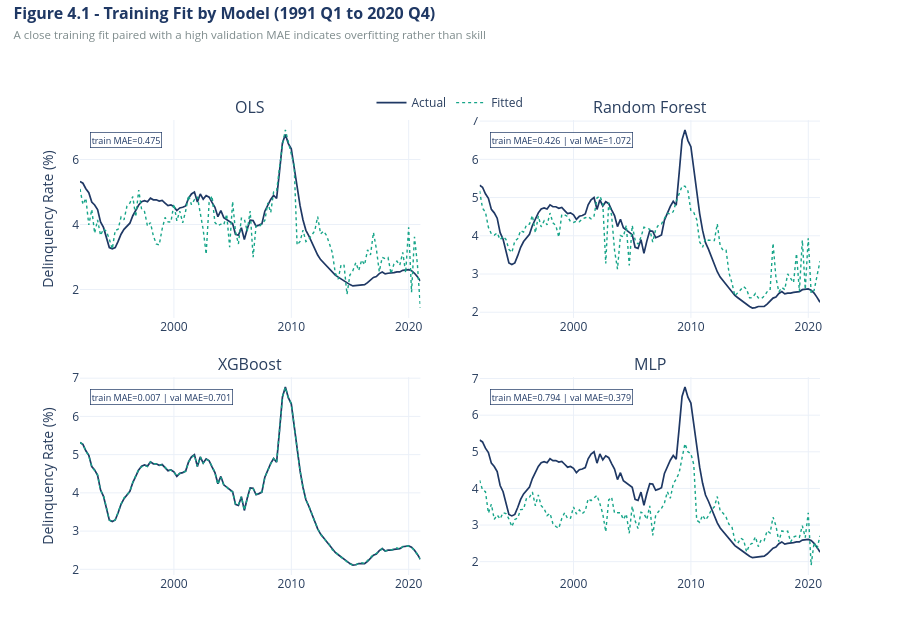

Source (notebook cell):
### Code cell
# 4.6 - Figure 4.1 training fit, four representative models
# Tree ensembles and the network can fit 117 training quarters closely while generalising
# poorly. Comparing training fit against the validation MAE in 4.5 shows which models are
# overfitting, which the evaluation-window figures in Section 5 cannot reveal.
SHOW = ['OLS', 'Random Forest', 'XGBoost', 'MLP']

fig = make_subplots(rows=2, cols=2, subplot_titles=SHOW,
                    vertical_spacing=0.13, horizontal_spacing=0.08)

for i, name in enumerate(SHOW):
    r, c = i // 2 + 1, i % 2 + 1
    res  = results[name]
    ix   = res['idx_train']
    fig.add_trace(go.Scatter(x=ix, y=res['y_train'], mode='lines', name='Actual',
                             line=dict(color=NAVY, width=1.7),
                             showlegend=(i == 0)), row=r, col=c)
    fig.add_trace(go.Scatter(x=ix, y=res['train_pred'], mode='lines', name='Fitted',
                             line=dict(color=TEAL, width=1.4, dash='dot'),
                             showlegend=(i == 0)), row=r, col=c)
    val = res['val_mae']
    fig.add_annotation(
        x=0.03, y=0.94, xref='x domain', yref='y domain', row=r, col=c,
        text=(f'train MAE={mae(res["y_train"], res["train_pred"]):.3f}'
              + ('' if np.isnan(val) else f' | val MAE={val:.3f}')),
        showarrow=False, font=dict(size=9, color=NAVY),
        bgcolor='rgba(255,255,255,0.8)', bordercolor=NAVY, borderwidth=0.7)

fig.update_layout(
    title=dict(text=('<b>Figure 4.1 - Training Fit by Model (1991 Q1 to 2020 Q4)</b>'
                     f'<br><span style="font-size:11.5px;color:{GREY}">'
                     'A close training fit paired with a high validation MAE indicates '
                     'overfitting rather than skill</span>'),
               font=dict(size=16, color=NAVY), x=0.015, xanchor='left',
               y=0.97, yanchor='top'),
    template=TEMPLATE, height=620,
    legend=dict(orientation='h', yanchor='top', y=1.07, xanchor='center', x=0.5),
    margin=dict(t=120, b=45))
fig.update_yaxes(title_text='Delinquency Rate (%)', col=1)
fig.show()
